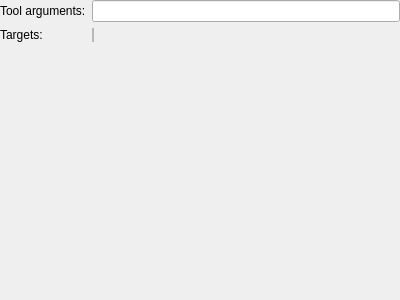
<?xml version="1.0" encoding="UTF-8"?>
<ui version="4.0">
 <class>MesonBuildStepConfigWidget</class>
 <widget class="QWidget" name="MesonBuildStepConfigWidget">
  <property name="geometry">
   <rect>
    <x>0</x>
    <y>0</y>
    <width>400</width>
    <height>300</height>
   </rect>
  </property>
  <property name="windowTitle">
   <string>Form</string>
  </property>
  <layout class="QFormLayout" name="formLayout">
   <property name="fieldGrowthPolicy">
    <enum>QFormLayout::ExpandingFieldsGrow</enum>
   </property>
   <property name="leftMargin">
    <number>0</number>
   </property>
   <property name="topMargin">
    <number>0</number>
   </property>
   <property name="rightMargin">
    <number>0</number>
   </property>
   <property name="bottomMargin">
    <number>0</number>
   </property>
   <item row="1" column="0">
    <widget class="QLabel" name="label">
     <property name="text">
      <string>Tool arguments:</string>
     </property>
    </widget>
   </item>
   <item row="1" column="1">
    <widget class="QLineEdit" name="m_toolArguments"/>
   </item>
   <item row="2" column="0">
    <widget class="QLabel" name="label_2">
     <property name="text">
      <string>Targets:</string>
     </property>
    </widget>
   </item>
   <item row="2" column="1">
    <widget class="QFrame" name="frame">
     <property name="minimumSize">
      <size>
       <width>0</width>
       <height>0</height>
      </size>
     </property>
     <property name="baseSize">
      <size>
       <width>0</width>
       <height>0</height>
      </size>
     </property>
     <property name="frameShape">
      <enum>QFrame::StyledPanel</enum>
     </property>
     <property name="frameShadow">
      <enum>QFrame::Raised</enum>
     </property>
     <layout class="QVBoxLayout" name="verticalLayout">
      <property name="leftMargin">
       <number>0</number>
      </property>
      <property name="topMargin">
       <number>0</number>
      </property>
      <property name="rightMargin">
       <number>0</number>
      </property>
      <property name="bottomMargin">
       <number>0</number>
      </property>
     </layout>
    </widget>
   </item>
  </layout>
 </widget>
 <resources/>
 <connections/>
</ui>
